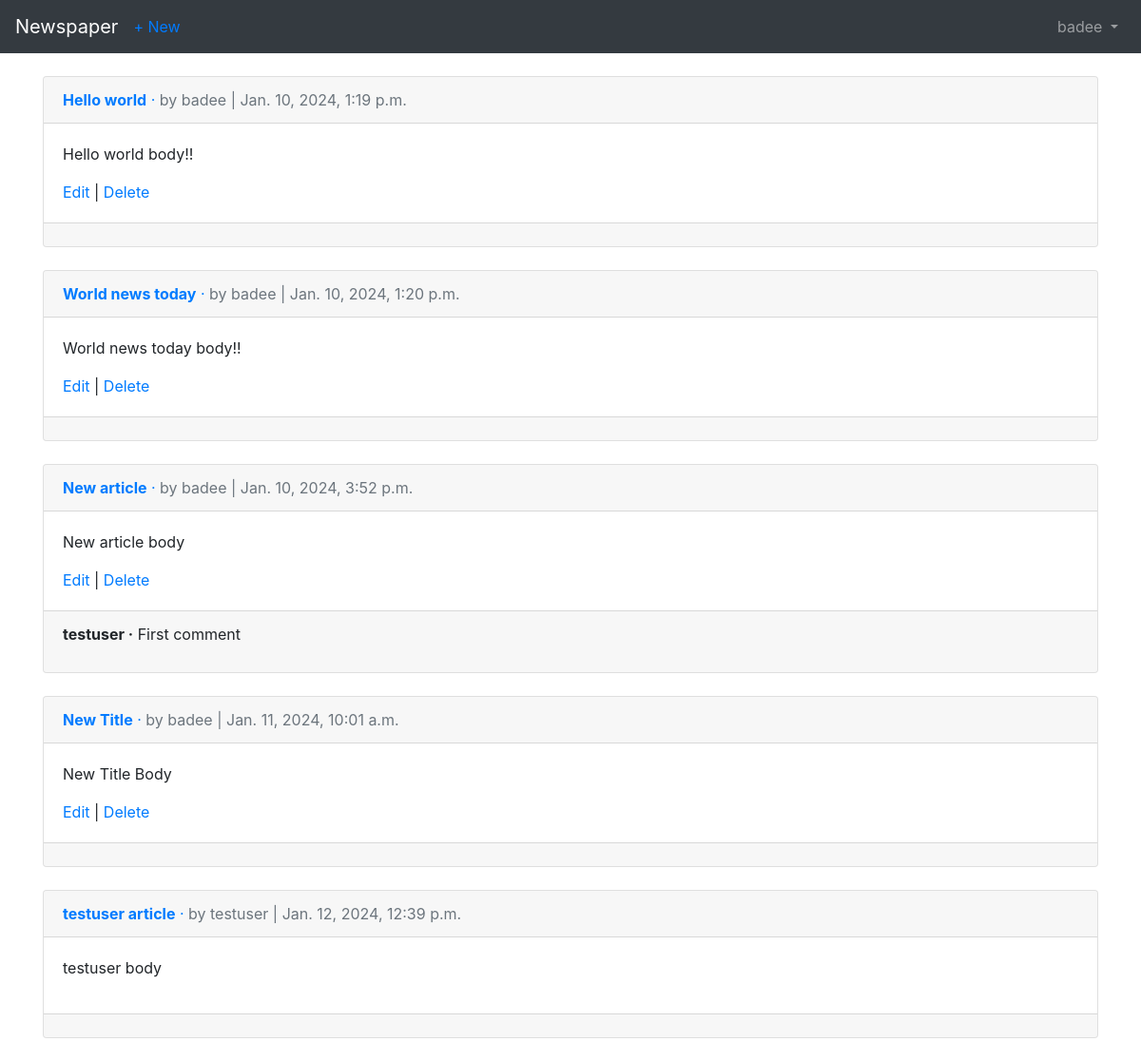
Screenshot of /articles/ (signed in) with the database file from the repository.
### users/models.py (models this page shows)
class CustomUser(AbstractUser):
    age = models.PositiveIntegerField(null=True, blank=True)

### articles/models.py (models this page shows, shortened)
class Article(models.Model):
    title = models.CharField(max_length=200)
    body = models.TextField()
    date = models.DateTimeField(auto_now_add=True)
    author = models.ForeignKey(
        get_user_model(), on_delete=models.CASCADE)

class Comment(models.Model):
    article = models.ForeignKey(
        Article, on_delete=models.CASCADE, related_name='comments')
    comment = models.CharField(max_length=300)
    author = models.ForeignKey(get_user_model(), on_delete=models.CASCADE)
    def __str__(self):
        return self.comment

### articles/views.py (the view)
# urls.py: path('', ArticleListView.as_view(), name='article_list'),
class ArticleListView(LoginRequiredMixin, ListView):
    model = Article
    template_name = 'article_list.html'
    login_url = 'login'

### templates/article_list.html (shortened to what this page needs)
{% extends 'base.html' %}
{% block content %}
{% for article in object_list %}
<div class="card">
    <div class="card-header">
        <a href="{% url 'article_detail' article.pk %}"> <span class="font-weight-bold">{{ article.title }}</span>
            &middot; </a>
        <span class="text-muted">by {{ article.author }} |
            {{ article.date }}</span>
    </div>
    <div class="card-body">
        <p>{{ article.body }}</p>
        {% if article.author == request.user %}
        <a href="{% url 'article_edit' article.pk %}">Edit</a> |
        <a href="{% url 'article_delete' article.pk %}">Delete</a>
        {% endif %}
    </div>
    <div class="card-footer">
        {% for comment in article.comments.all %}
        <p>
            <span class="font-weight-bold">{{ comment.author }} &middot;</span>
            {{ comment }}
        </p>
        {% endfor %}
    </div>
</div><br />
{% endfor %}
{% endblock content %}

### templates/base.html (shortened to what this page needs)
<!DOCTYPE html>
<html lang="en">
<head>
  <link rel="stylesheet" href="https://cdn.jsdelivr.net/npm/bootstrap@4.1.3/dist/css/bootstrap.min.css"
 />
</head>
<body>
  <nav class="navbar navbar-expand-md navbar-dark bg-dark mb-4">
    <a class="navbar-brand" href="{% url 'home' %}">Newspaper</a>
    {% if user.is_authenticated %}
    <ul class="navbar-nav mr-auto">
      <li class="nav-item"><a href="{% url 'article_new' %}">+ New</a></li>
    </ul>
    {% endif %}
    <div class="collapse navbar-collapse" id="navbarCollapse">
      {% if user.is_authenticated %}
      <ul class="navbar-nav ml-auto">
        <li class="nav-item">
          <a class="nav-link dropdown-toggle" href="#" id="userMenu" data-toggle="dropdown" aria-haspopup="true"
            aria-expanded="false">
            {{ user.username }}
          </a>
        </li>
      </ul>
      {% else %}
      <form class="form-inline ml-auto">
        <a href="{% url 'login' %}" class="btn btn-outline-secondary">
          Log In</a>
        <a href="{% url 'signup' %}" class="btn btn-primary ml-2"> Sign up</a>
      </form>
      {% endif %}
    </div>
  </nav>
  <div class="container">{% block content %} {% endblock content %}</div>
</body>
</html>

### rows the page displays
CustomUser: username "badee"
Article: title "Hello world", author "badee", date "Jan. 10, 2024, 1:19 p.m.", body "Hello world body!!", shows "Edit"
Article: title "World news today", author "badee", date "Jan. 10, 2024, 1:20 p.m.", body "World news today body!!", shows "Edit"
Article: title "New article", author "badee", date "Jan. 10, 2024, 3:52 p.m.", body "New article body", shows "Edit"
Comment: author "testuser", comment "First comment"
Article: title "New Title", author "badee", date "Jan. 11, 2024, 10:01 a.m.", body "New Title Body", shows "Edit"
Article: title "testuser article", author "testuser", date "Jan. 12, 2024, 12:39 p.m.", body "testuser body"
